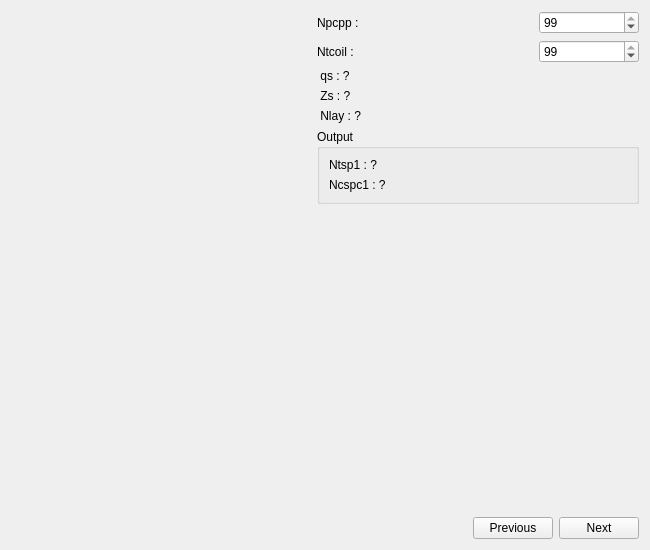
<?xml version="1.0" encoding="UTF-8"?>
<ui version="4.0">
 <class>SWindParam</class>
 <widget class="QWidget" name="SWindParam">
  <property name="geometry">
   <rect>
    <x>0</x>
    <y>0</y>
    <width>650</width>
    <height>550</height>
   </rect>
  </property>
  <property name="minimumSize">
   <size>
    <width>650</width>
    <height>550</height>
   </size>
  </property>
  <property name="windowTitle">
   <string>Form</string>
  </property>
  <layout class="QVBoxLayout" name="verticalLayout_3">
   <item>
    <layout class="QHBoxLayout" name="horizontalLayout_3">
     <item>
      <widget class="QLabel" name="img_wind_geo">
       <property name="minimumSize">
        <size>
         <width>300</width>
         <height>300</height>
        </size>
       </property>
       <property name="text">
        <string/>
       </property>
       <property name="pixmap">
        <pixmap resource="../../../Resources/pyleecan.qrc">:/images/images/MachineSetup/WindParam/Winding param.PNG</pixmap>
       </property>
       <property name="scaledContents">
        <bool>true</bool>
       </property>
      </widget>
     </item>
     <item>
      <layout class="QVBoxLayout" name="verticalLayout_2">
       <item>
        <layout class="QHBoxLayout" name="horizontalLayout">
         <item>
          <widget class="QLabel" name="in_Npcpp">
           <property name="minimumSize">
            <size>
             <width>40</width>
             <height>0</height>
            </size>
           </property>
           <property name="text">
            <string>Npcpp :</string>
           </property>
          </widget>
         </item>
         <item>
          <widget class="QSpinBox" name="si_Npcpp">
           <property name="sizePolicy">
            <sizepolicy hsizetype="Expanding" vsizetype="Fixed">
             <horstretch>0</horstretch>
             <verstretch>0</verstretch>
            </sizepolicy>
           </property>
           <property name="minimumSize">
            <size>
             <width>100</width>
             <height>0</height>
            </size>
           </property>
           <property name="maximumSize">
            <size>
             <width>100</width>
             <height>16777215</height>
            </size>
           </property>
           <property name="value">
            <number>99</number>
           </property>
          </widget>
         </item>
        </layout>
       </item>
       <item>
        <layout class="QHBoxLayout" name="horizontalLayout_2">
         <item>
          <widget class="QLabel" name="in_Ntcoil">
           <property name="minimumSize">
            <size>
             <width>40</width>
             <height>0</height>
            </size>
           </property>
           <property name="text">
            <string>Ntcoil :</string>
           </property>
          </widget>
         </item>
         <item>
          <widget class="QSpinBox" name="si_Ntcoil">
           <property name="sizePolicy">
            <sizepolicy hsizetype="Expanding" vsizetype="Fixed">
             <horstretch>0</horstretch>
             <verstretch>0</verstretch>
            </sizepolicy>
           </property>
           <property name="minimumSize">
            <size>
             <width>100</width>
             <height>0</height>
            </size>
           </property>
           <property name="maximumSize">
            <size>
             <width>100</width>
             <height>16777215</height>
            </size>
           </property>
           <property name="value">
            <number>99</number>
           </property>
          </widget>
         </item>
        </layout>
       </item>
       <item>
        <widget class="QLabel" name="in_qs">
         <property name="whatsThis">
          <string>Number of phase</string>
         </property>
         <property name="text">
          <string> qs : ?</string>
         </property>
        </widget>
       </item>
       <item>
        <widget class="QLabel" name="in_Zs">
         <property name="whatsThis">
          <string>Number of slot</string>
         </property>
         <property name="text">
          <string> Zs : ?</string>
         </property>
        </widget>
       </item>
       <item>
        <widget class="QLabel" name="in_Nlay">
         <property name="whatsThis">
          <string>Number of winding layer in each slot</string>
         </property>
         <property name="text">
          <string> Nlay : ?</string>
         </property>
        </widget>
       </item>
       <item>
        <widget class="QGroupBox" name="groupBox">
         <property name="title">
          <string>Output</string>
         </property>
         <layout class="QVBoxLayout" name="verticalLayout">
          <item>
           <widget class="QLabel" name="out_Ntspc">
            <property name="toolTip">
             <string>Winding number of turns in series per phase</string>
            </property>
            <property name="whatsThis">
             <string>Winding number of turns in series per phase</string>
            </property>
            <property name="text">
             <string>Ntsp1 : ?</string>
            </property>
           </widget>
          </item>
          <item>
           <widget class="QLabel" name="out_Ncspc">
            <property name="whatsThis">
             <string>Number of coils in series per parallel circuit</string>
            </property>
            <property name="text">
             <string>Ncspc1 : ?</string>
            </property>
           </widget>
          </item>
         </layout>
        </widget>
       </item>
       <item>
        <spacer name="verticalSpacer">
         <property name="orientation">
          <enum>Qt::Vertical</enum>
         </property>
         <property name="sizeHint" stdset="0">
          <size>
           <width>20</width>
           <height>40</height>
          </size>
         </property>
        </spacer>
       </item>
      </layout>
     </item>
    </layout>
   </item>
   <item>
    <layout class="QHBoxLayout" name="horizontalLayout_4">
     <item>
      <spacer name="horizontalSpacer">
       <property name="orientation">
        <enum>Qt::Horizontal</enum>
       </property>
       <property name="sizeHint" stdset="0">
        <size>
         <width>40</width>
         <height>20</height>
        </size>
       </property>
      </spacer>
     </item>
     <item>
      <widget class="QPushButton" name="b_previous">
       <property name="text">
        <string>Previous</string>
       </property>
      </widget>
     </item>
     <item>
      <widget class="QPushButton" name="b_next">
       <property name="text">
        <string>Next</string>
       </property>
      </widget>
     </item>
    </layout>
   </item>
  </layout>
 </widget>
 <resources>
  <include location="../../../Resources/pyleecan.qrc"/>
  <include location="../../../Resources/pyleecan.qrc"/>
 </resources>
 <connections/>
</ui>
